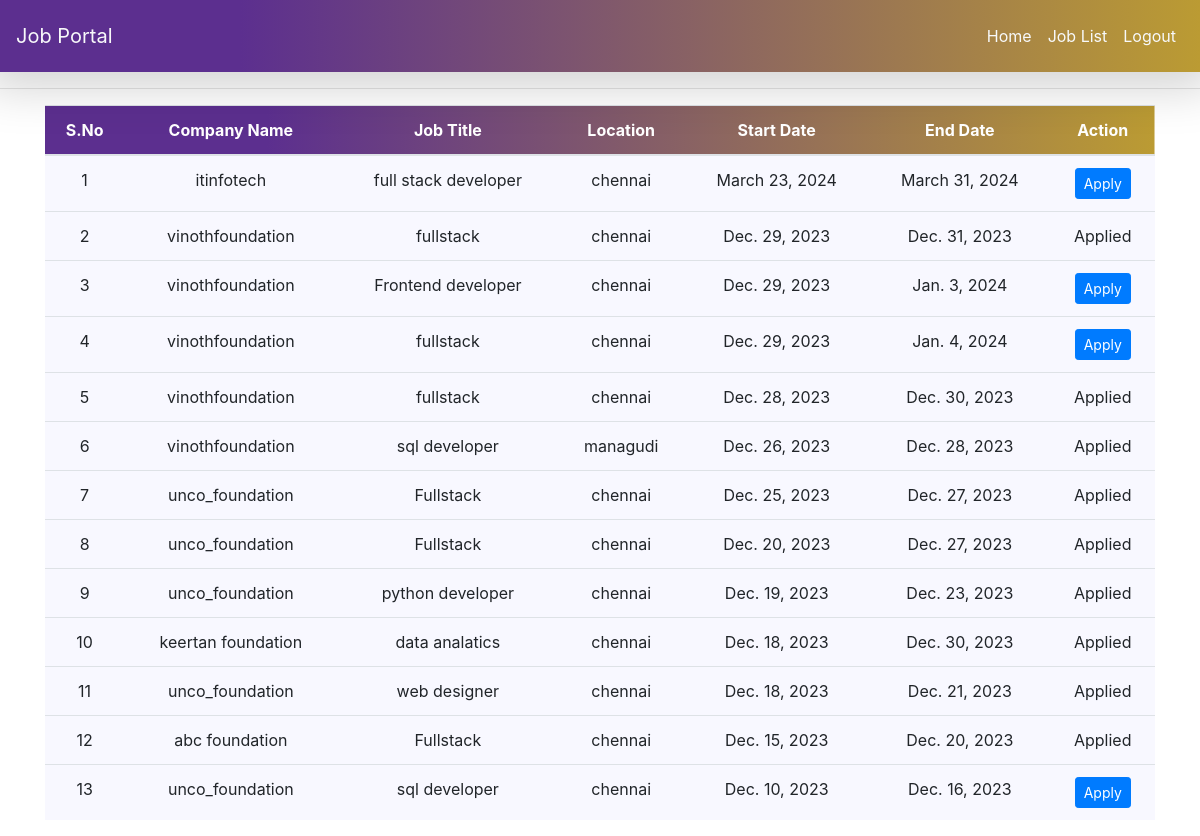
The app's page /ujlist/ (signed in) with its own data.
### app1/models.py (models this page shows, shortened)
class Job(models.Model):
    recruiter = models.ForeignKey(emprsignup,on_delete=models.CASCADE)
    startdate=models.DateField()
    enddate= models.DateField()
    title= models.CharField(max_length=100)
    salary= models.FloatField(max_length=20)
    description= models.CharField(max_length=300)
    experiance= models.CharField(max_length=50)
    location= models.CharField(max_length=100)
    skills= models.CharField(max_length=100)
    workmode = models.CharField(max_length=20,null=True)
    creationdate= models.DateField()

class emprsignup(models.Model):
    user = models.ForeignKey(User,on_delete=models.CASCADE)
    company=models.CharField(max_length=100,null=True)
    mobile = models.IntegerField(max_length=15,null=True)
    type = models.CharField(max_length=15,null=True)

### app1/views.py (the view)
# urls.py: path('ujlist/',views.userjoblist),
def userjoblist(request):
    job=Job.objects.all().order_by('-startdate')
    user=request.user
    jsuser=jobskrsignup.objects.get(user=user)
    data=Apply.objects.filter(jsuser=jsuser)
    li=[]
    for i in data:
        li.append(i.job.id)
    d={'job':job,'li':li}
    return render(request,'jk/userjoblist.html',d)

### templates/jk/userjoblist.html (shortened to what this page needs)
<!DOCTYPE html>
<html lang="en">
<head>
    <link rel="stylesheet" href="https://stackpath.bootstrapcdn.com/bootstrap/4.5.2/css/bootstrap.min.css">
</head>
<body>
  <div class="menu-bar">
    <nav class="navbar navbar-expand-lg p-3 row shadow-lg">
        <div class="container-fluid">
          <a class="navbar-brand text-light" href="#">Job Portal</a>
          <div class="collapse navbar-collapse justify-content-end" id="navbarNav">
            <ul class="navbar-nav">
              <li class="nav-item">
                <a class="nav-link  text-light" href="/jobskrhome/jobskrhome/">Home</a>
              </li>
              <li class="nav-item">
                <a class="nav-link text-light" href="/ujlist/">Job List</a>
              </li>
              <li class="nav-item">
                <a class="nav-link text-light" href="/logout/">Logout</a>
              </li>
            </ul>
          </div>
        </div>
      </nav>
  </div>
      <hr>
   <div class="container">
    <table class="table table-hover" id="example">
        <thead>
            <tr style="background-image: linear-gradient(to right,#5c2f8f 20%,#bb9b33); color:white">
            <th>S.No</th>
            <th>Company Name</th>
            <th>Job Title</th>
            <th>Location</th>
            <th>Start Date</th>
            <th>End Date</th>
            <th>Action</th>
            </tr>
            </thead>
    <tbody>
        {% for i in job %}
        <tr style="background-color: ghostwhite">
        <td>{{forloop.counter}}</td>
        <td>{{i.recruiter.company}}</td>
        <td>{{i.title}}</td>
        <td>{{i.location}}</td>
        <td>{{i.startdate}}</td>
        <td>{{i.enddate}}</td>
        {% if i.id in li %}
        <td>Applied</td>
        {% else %}
        <td><a href="/ujdetail/{{i.id}}" class="btn btn-primary btn-sm">Apply</a></td>
        {% endif %}
        </tr>
        {% endfor %}
    </tbody>
    </table>
   </div>
</body>
</html>

### templates/jk/userjoblist.html (style rules this page uses)
tr { text-align:center }
.menu-bar { background-image: linear-gradient(to right,#5c2f8f 20%,#bb9b33); }

### records on screen
Job: recruiter.company "itinfotech", title "full stack developer", location "chennai", startdate "March 23, 2024", enddate "March 31, 2024"
Job: recruiter.company "vinothfoundation", title "fullstack", location "chennai", startdate "Dec. 29, 2023", enddate "Dec. 31, 2023", shows "Applied"
Job: recruiter.company "vinothfoundation", title "Frontend developer", location "chennai", startdate "Dec. 29, 2023", enddate "Jan. 3, 2024"
Job: recruiter.company "vinothfoundation", title "fullstack", location "chennai", startdate "Dec. 29, 2023", enddate "Jan. 4, 2024"
Job: recruiter.company "vinothfoundation", title "fullstack", location "chennai", startdate "Dec. 28, 2023", enddate "Dec. 30, 2023", shows "Applied"
Job: recruiter.company "vinothfoundation", title "sql developer", location "managudi", startdate "Dec. 26, 2023", enddate "Dec. 28, 2023", shows "Applied"
Job: recruiter.company "unco_foundation", title "Fullstack", location "chennai", startdate "Dec. 25, 2023", enddate "Dec. 27, 2023", shows "Applied"
Job: recruiter.company "unco_foundation", title "Fullstack", location "chennai", startdate "Dec. 20, 2023", enddate "Dec. 27, 2023", shows "Applied"
Job: recruiter.company "unco_foundation", title "python developer", location "chennai", startdate "Dec. 19, 2023", enddate "Dec. 23, 2023", shows "Applied"
Job: recruiter.company "keertan foundation", title "data analatics", location "chennai", startdate "Dec. 18, 2023", enddate "Dec. 30, 2023", shows "Applied"
Job: recruiter.company "unco_foundation", title "web designer", location "chennai", startdate "Dec. 18, 2023", enddate "Dec. 21, 2023", shows "Applied"
Job: recruiter.company "abc foundation", title "Fullstack", location "chennai", startdate "Dec. 15, 2023", enddate "Dec. 20, 2023", shows "Applied"
Job: recruiter.company "unco_foundation", title "sql developer", location "chennai", startdate "Dec. 10, 2023", enddate "Dec. 16, 2023"
